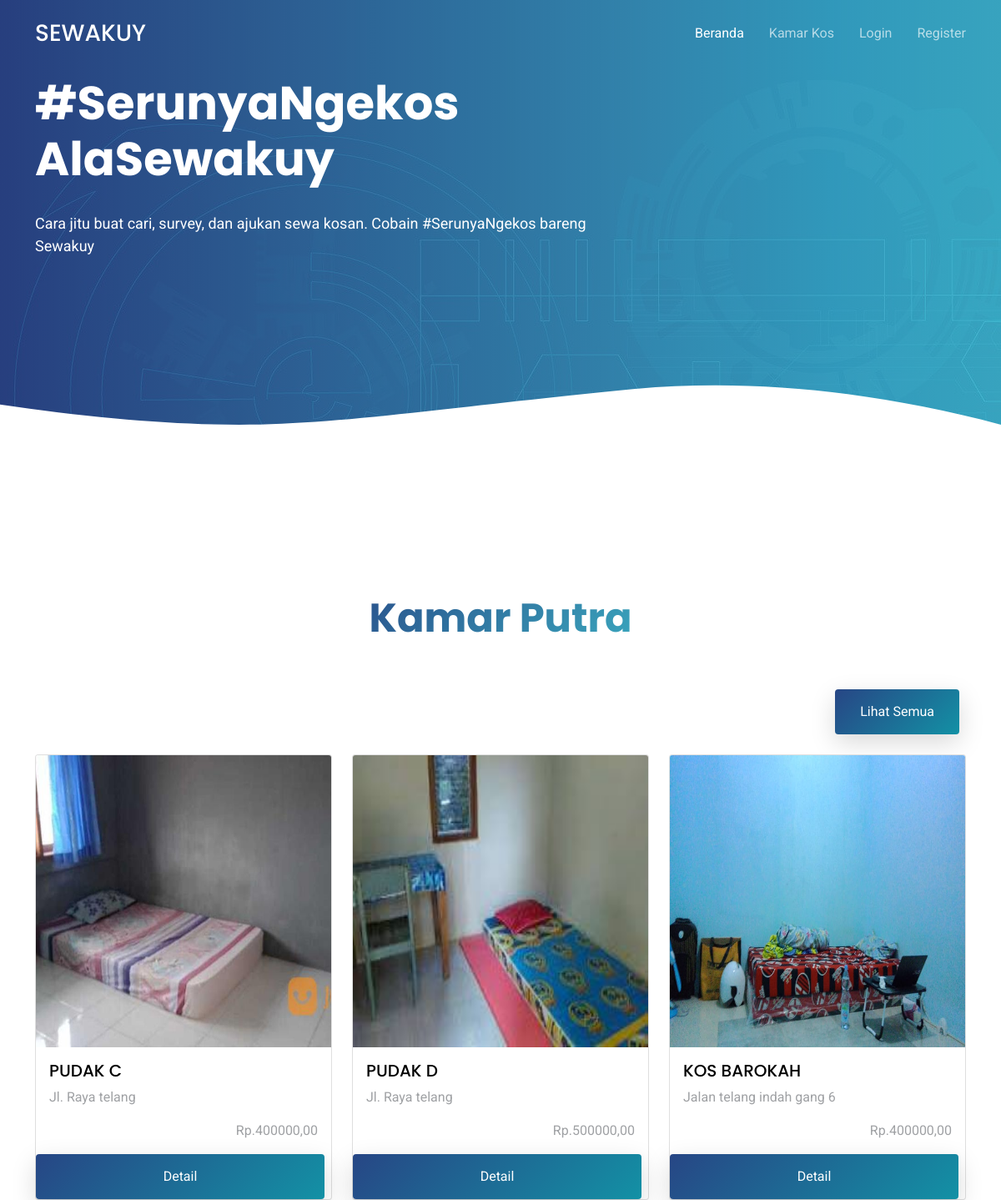
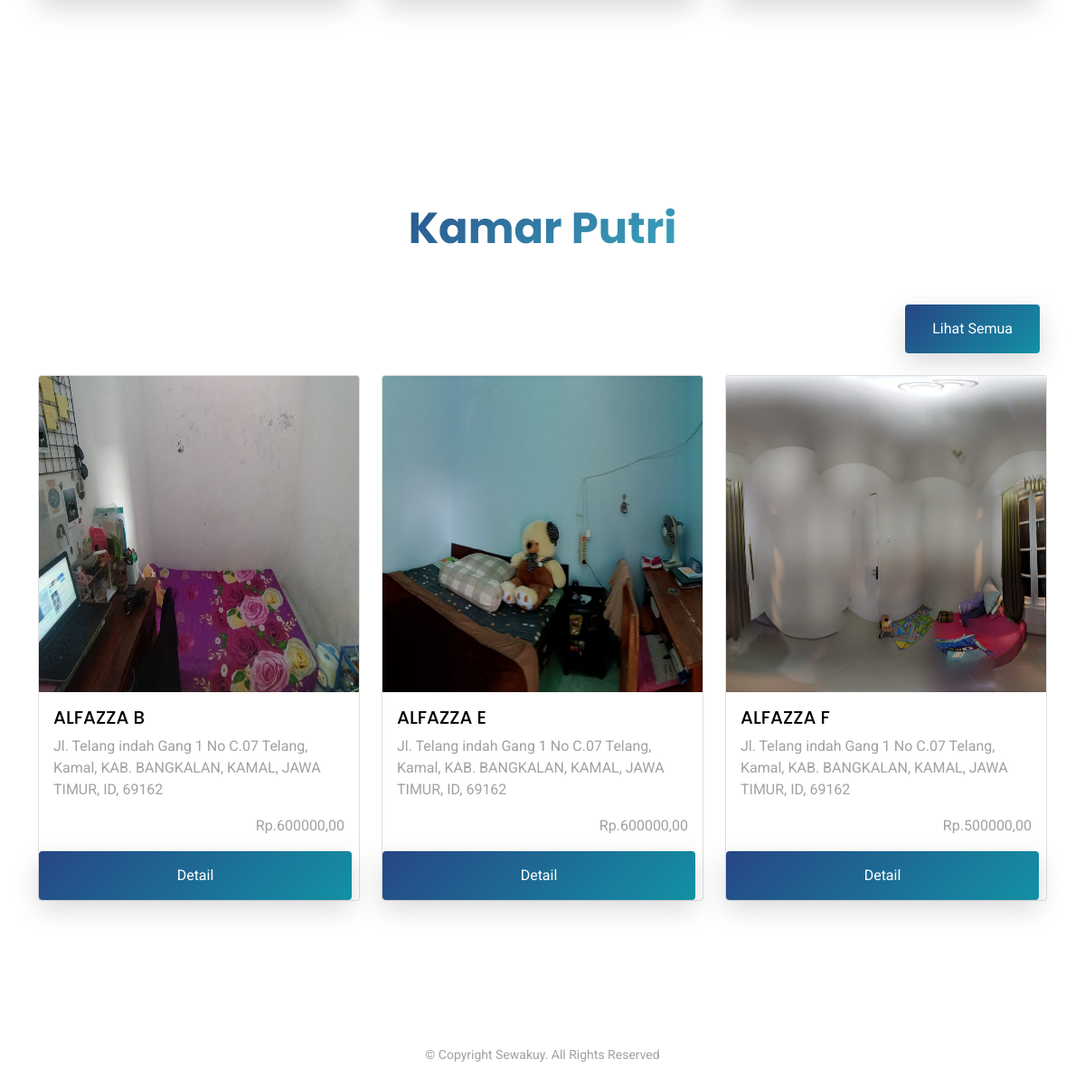
The page / on the database its author committed (2 pictures, top to bottom).
### tables this page shows
CREATE TABLE `kamar` (
  `id_kamar` int(11) NOT NULL,
  `username` varchar(100) NOT NULL,
  `nama_kamar` varchar(100) NOT NULL,
  `harga` decimal(20,0) NOT NULL,
  `jarak_utm` int(11) NOT NULL,
  `alamat` varchar(100) NOT NULL,
  `aturan` varchar(1000) NOT NULL,
  `gambar_kamar` varchar(100) NOT NULL,
  `kategori` enum('putra','putri') NOT NULL,
  `status` enum('tersedia','tidak tersedia') NOT NULL,
  `link` varchar(100) NOT NULL
);

### index.php (called while the page is built)
<?php include "header.php";?>
<?php include "beranda.php"; ?>
<?php include "footer.php"; ?>

### beranda.php (the view, shortened to what this page needs)
<section class="hero-section" id="hero" style='height: 600px; padding-top: 90px'>
  <div class="wave">
  </div>
  <div class="container">
    <div class="row align-items-center">
      <div class="col-12 hero-text-image">
        <div class="row">
          <div class="col-lg-8 text-center text-lg-start">
            <h1 data-aos="fade-right">#SerunyaNgekos
            AlaSewakuy</h1>
            <p class="mb-5" data-aos="fade-right" data-aos-delay="100">Cara jitu buat cari, survey, dan ajukan sewa kosan. Cobain #SerunyaNgekos bareng Sewakuy</p>
          </div>
        </div>
      </div>
    </div>
  </div>
</section>
  <section class="section">
    <div class="container">
      <div class="row justify-content-center text-center mb-5">
        <div class="col-md-5" data-aos="fade-up">
          <h2 class="section-heading">Kamar Putra</h2>
        </div>
      </div>
      <div class="d-grid gap-2 d-md-flex justify-content-md-end">
        <a class="btn btn-primary me-md-2" type="button" href="kos.php?cari=&kategori=putra&submit=">Lihat Semua</a>
      </div>
      <br>
      <div class="row row-cols-1 row-cols-md-3 g-4">
      <?php
      $data = mysqli_query($koneksi,"SELECT * FROM kamar WHERE kategori='putra' AND status='tersedia' LIMIT 3");
      while ($tampil = mysqli_fetch_array($data)){
        $id = $tampil['id_kamar'];
        ?>
        <div class="col">
          <div class="card h-100">
          <?php
              if (isset($_SESSION['level'])){
                  ?>
                  <img src="../kamar/<?= $tampil['gambar_kamar'] ?>" class="card-img-top" alt="kos1">
                  <?php }else { ?>
                      <img src="kamar/<?= $tampil['gambar_kamar'] ?>" class="card-img-top" alt="kos1">
              <?php } ?>
            <div class="card-body">
              <h5 class="card-title"><?= strtoupper($tampil['nama_kamar']) ?></h5>
              <p class="card-text"><?= $tampil['alamat'] ?> </p>
              <div class="row">
              <div id="rate<?= $id ?>" class="col-sm-6 text-center"></div>
              <div style="text-align: right;" class="col-sm-6">Rp.<?= $tampil['harga'] ?>,00</div>
              </div>
            </div>
              <a class="btn btn-primary me-md-2" href="detail.php?id=<?= $id ?>">Detail</a>
          </div>
        </div>
      <?php } ?>
    </div>
  </section>
  <section class="section">
    <div class="container">
      <div class="row justify-content-center text-center mb-5">
        <div class="col-md-5" data-aos="fade-up">
          <h2 class="section-heading">Kamar Putri</h2>
        </div>
      </div>
      <div class="d-grid gap-2 d-md-flex justify-content-md-end">
        <a class="btn btn-primary me-md-2" type="button" href="kos.php?cari=&kategori=putri&submit=">Lihat Semua</a>
      </div>
      <br>
      <div class="row row-cols-1 row-cols-md-3 g-4">
      <?php
      $data = mysqli_query($koneksi,"SELECT * FROM kamar WHERE kategori='putri' AND status='tersedia' LIMIT 3");
      while ($tampil = mysqli_fetch_array($data)){
        $id = $tampil['id_kamar'];
        ?>
        <div class="col">
          <div class="card h-100">
              <?php
              if (isset($_SESSION['level'])){
                  ?>
                  <img src="../kamar/<?= $tampil['gambar_kamar'] ?>" class="card-img-top" alt="kos1">
                  <?php }else { ?>
                      <img src="kamar/<?= $tampil['gambar_kamar'] ?>" class="card-img-top" alt="kos1">
              <?php
                  }
               ?>
            <div class="card-body">
              <h5 class="card-title"><?= strtoupper($tampil['nama_kamar']) ?></h5>
              <p class="card-text"><?= $tampil['alamat'] ?> </p>
              <div class="row">
              <div id="rate<?= $id ?>" class="col-sm-6 text-center"></div>
              <div style="text-align: right;" class="col-sm-6">Rp.<?= $tampil['harga'] ?>,00</div>
              </div>
            </div>
            <a class="btn btn-primary me-md-2" href="detail.php?id=<?= $id ?>">Detail</a>
          </div>
        </div>
      <?php } ?>
    </div>
  </section>

### header.php (shortened to what this page needs)
<html lang="en">
  <head>
  <link rel="stylesheet" href="https://cdnjs.cloudflare.com/ajax/libs/rateYo/2.3.2/jquery.rateyo.min.css">
  <link href="assets/vendor/aos/aos.css" rel="stylesheet">
  <link href="assets/vendor/bootstrap/css/bootstrap.min.css" rel="stylesheet">
  <link href="assets/vendor/bootstrap-icons/bootstrap-icons.css" rel="stylesheet">
  <link href="assets/vendor/boxicons/css/boxicons.min.css" rel="stylesheet">
  <link href="assets/vendor/swiper/swiper-bundle.min.css" rel="stylesheet">
  <link href="assets/css/style.css" rel="stylesheet">
</head>
  <body>
  <header id="header" class="fixed-top d-flex align-items-center header-scrolled">
    <div class="container d-flex justify-content-between align-items-center">
      <div class="logo">
        <h1><a href="index.php">SEWAKUY</a></h1>
      </div>
      <nav id="navbar" class="navbar">
        <ul>
          <li><a class="active " href="index.php">Beranda</a></li>
          <li><a href="kos.php">Kamar Kos</a></li>
          <li><a href="login.php">Login</a></li>
          <li><a href="register.php">Register</a></li>
        </ul>
      </nav>
    </div>
  </header>

### footer.php (shortened to what this page needs)
  <footer class="footer" role="contentinfo">
      <div class="row justify-content-center text-center">
        <div class="col-md-7">
          <p class="copyright">&copy; Copyright Sewakuy. All Rights Reserved</p>
        </div>
      </div>
  </footer>
</body>
</html>

### assets/css/style.css (style rules this page uses)
html { overflow-x: hidden; }
body { font-family: "Roboto", sans-serif; color: #9fa1a4; line-height: 1.5; }
a { color: #777; text-decoration: none; transition: 0.3s all ease; }
h1, h2, h3, h4, h5, h6, .font-heading { font-family: "Poppins", sans-serif; color: #000; }
.container { z-index: 2; position: relative; }
section { overflow: hidden; }
.section { padding: 7rem 0; }
.section-heading { font-size: 3rem; font-weight: 700; background: linear-gradient(-45deg, #3db3c5, #274685); -webkit-background-clip: text; -webkit-text-fill-color: transparent; }
.btn { border: none; padding: 15px 30px !important; }
.btn.btn-primary { background: #2d71a1; background: linear-gradient(-45deg, #1391a5, #274685); color: #fff; box-shadow: 0 10px 30px 0 rgba(0, 0, 0, 0.15); }
.card-img-top { height: 350px; }
#header { height: 80px; transition: all 0.5s; z-index: 997; transition: all 0.5s; }
#header .logo h1 { font-size: 28px; margin: 0; padding: 4px 0; line-height: 1; font-weight: 500; }
#header .logo h1 a, #header .logo h1 a:hover { color: #fff; text-decoration: none; }
.navbar { padding: 0; }
.navbar ul { margin: 0; padding: 0; display: flex; list-style: none; align-items: center; }
.navbar li { position: relative; }
.navbar a, .navbar a:focus { display: flex; align-items: center; justify-content: space-between; padding: 10px 0 10px 30px; font-size: 16px; font-weight: 400; color: rgba(255, 255, 255, 0.65); white-space: nowrap; transition: 0.3s; }
.navbar a:hover, .navbar .active, .navbar .active:focus, .navbar li:hover > a { color: #fff; }
.hero-section { background: linear-gradient(to right, rgba(39, 70, 133, 0.8) 0%, rgba(61, 179, 197, 0.8) 100%), url(../img/hero-bg.jpg); position: relative; }
.hero-section .wave { width: 100%; overflow: hidden; position: absolute; z-index: 1; bottom: -150px; }
.hero-section .wave svg { width: 100%; }
.hero-section h1 { font-size: 3.5rem; color: #fff; font-weight: 700; margin-bottom: 30px; }
.hero-section p { font-size: 18px; color: #fff; }
.footer { padding: 3rem 0 2.5rem 0; }
.footer .copyright { margin-bottom: 0px; }
.footer .copyright, .footer .credits { font-size: 14px; }

### rows shown on the page
kamar: gambar_kamar (picture), nama_kamar "PUDAK C", alamat "Jl. Raya telang", harga "400000"
kamar: gambar_kamar (picture), nama_kamar "PUDAK D", alamat "Jl. Raya telang", harga "500000"
kamar: gambar_kamar (picture), nama_kamar "KOS BAROKAH", alamat "Jalan telang indah gang 6", harga "400000"
kamar: gambar_kamar (picture), nama_kamar "ALFAZZA B", alamat "Jl. Telang indah Gang 1 No C.07 Telang, Kamal, KAB. BANGKALAN, KAMAL, JAWA TIMUR, ID, 69162", harga "600000"
kamar: gambar_kamar (picture), nama_kamar "ALFAZZA E", alamat "Jl. Telang indah Gang 1 No C.07 Telang, Kamal, KAB. BANGKALAN, KAMAL, JAWA TIMUR, ID, 69162", harga "600000"
kamar: gambar_kamar (picture), nama_kamar "ALFAZZA F", alamat "Jl. Telang indah Gang 1 No C.07 Telang, Kamal, KAB. BANGKALAN, KAMAL, JAWA TIMUR, ID, 69162", harga "500000"
